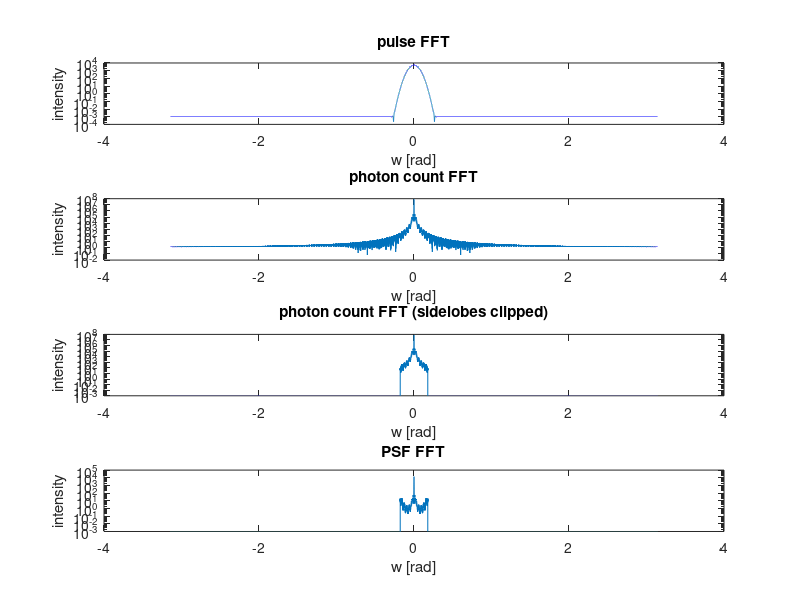
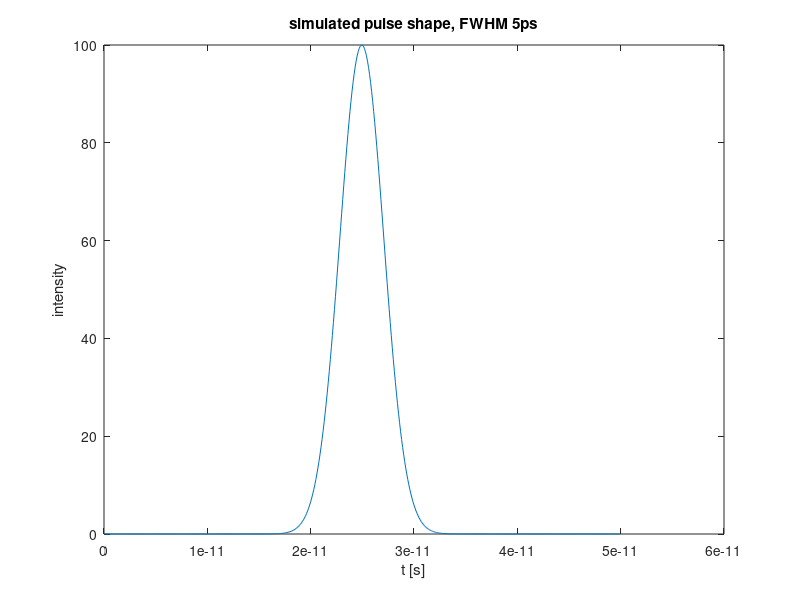
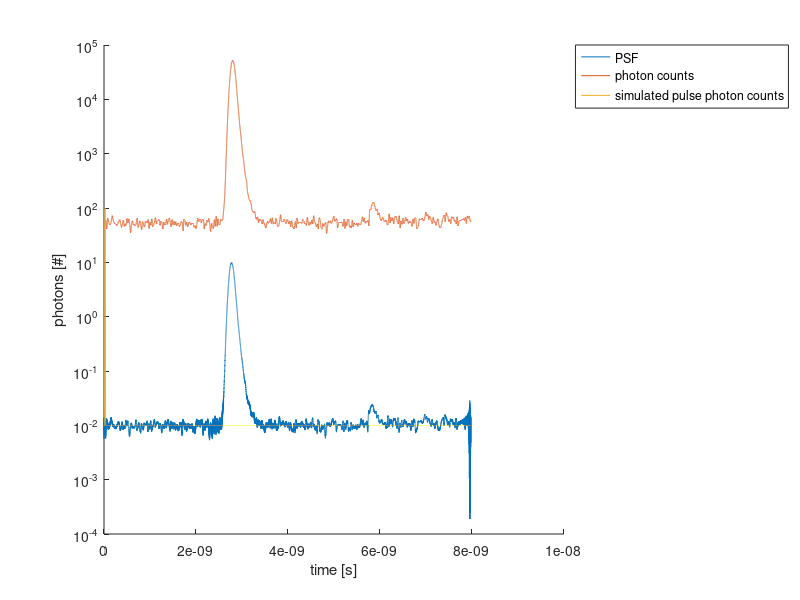

These figures' MATLAB source, in order:
%deconvolution.m
%simple deconvolution of photon counting data to find temporal PSF of experiment.
%Michael Langford
%5-1-2022

data = load("photon_count_4_22_22.csv");

time = data(:,1);
counts = data(:,2);

%interpolate pulse
time_step = (0.1*10^-12);
time_fine = time(1):time_step:time(end);
counts_fine = interp1(time, counts, time_fine,'cubic');

%create pulse
%pulse should 5ps long
pulse_length = 5*10^-12;
pulse_intensity = 100;

pulse = gaussian(round(pulse_length*10/time_step), 2.3548*time_step/pulse_length)';
pulse = [pulse, zeros(1, length(time_fine) - length(pulse))].*pulse_intensity;

pulse_FFT = fft(pulse);
counts_FFT = fft(counts_fine);

counts_FFT_disp = counts_FFT;

% remove fft data where pulse is below 0.08% of max intensity to prevent division by very small numbers
% removes counts_fft high freq data
max_pulse_FFT = max(pulse_FFT);
counts_FFT(pulse_FFT<0.0008*max_pulse_FFT)=0;

%solve for PSF
% - not a very robust calculation, as much much better 
%   deconvolution methods exist
point_spread_FFT = counts_FFT./(pulse_FFT);

%remove inf / nan
point_spread_FFT(isinf(point_spread_FFT))=0;
point_spread_FFT(isnan(point_spread_FFT))=0;
point_spread = abs(ifft(point_spread_FFT));

w = linspace(-pi, pi, length(pulse_FFT));

figure()
subplot(4, 1, 1)
semilogy(w, abs(fftshift(0.001+pulse_FFT)));
xlabel("w [rad]");
ylabel("intensity");
title("pulse FFT");

subplot(4, 1, 2)
semilogy(w, abs(fftshift(0.001+counts_FFT_disp)));
xlabel("w [rad]");
ylabel("intensity");
title("photon count FFT");

subplot(4, 1, 3)
semilogy(w, abs(fftshift(0.001+counts_FFT)));
xlabel("w [rad]");
ylabel("intensity");
title("photon count FFT (sidelobes clipped)");

subplot(4, 1, 4)
semilogy(w, abs(fftshift(0.001+point_spread_FFT)));
xlabel("w [rad]");
ylabel("intensity");
title("PSF FFT");

figure()
plot(time_fine(1:(pulse_length/time_step)*10), pulse(1:(pulse_length/time_step)*10));
xlabel("t [s]");
ylabel("intensity");
title("simulated pulse shape, FWHM 5ps");

figure()

hold on
semilogy(time_fine, (point_spread));
semilogy(time_fine, (counts_fine));
semilogy(time_fine, (pulse+0.01));

xlabel("time [s]");
ylabel("photons [#]");

h = legend ("PSF", "photon counts", "simulated pulse photon counts");
legend (h, "location", "northeastoutside");

% calculate and print FWHM (uses interpolated data, so fewer 
%  sig figs than given are valid
fwhm_ns = fwhm(point_spread)*time_step*10^9
